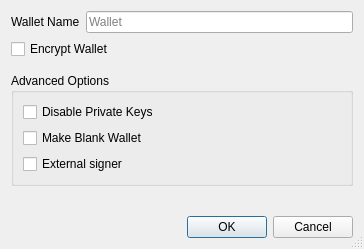
<?xml version="1.0" encoding="UTF-8"?>
<ui version="4.0">
 <class>CreateWalletDialog</class>
 <widget class="QDialog" name="CreateWalletDialog">
  <property name="geometry">
   <rect>
    <x>0</x>
    <y>0</y>
    <width>364</width>
    <height>249</height>
   </rect>
  </property>
  <property name="windowTitle">
   <string>Create Wallet</string>
  </property>
  <property name="sizeGripEnabled">
   <bool>true</bool>
  </property>
  <layout class="QVBoxLayout" name="verticalLayout">
   <item>
    <layout class="QHBoxLayout" name="horizontalLayout">
     <item>
      <widget class="QLabel" name="wallet_name_label">
       <property name="text">
        <string>Wallet Name</string>
       </property>
      </widget>
     </item>
     <item>
      <widget class="QLineEdit" name="wallet_name_line_edit">
       <property name="minimumSize">
        <size>
         <width>262</width>
         <height>0</height>
        </size>
       </property>
       <property name="placeholderText">
        <string>Wallet</string>
       </property>
      </widget>
     </item>
    </layout>
   </item>
   <item>
    <widget class="QCheckBox" name="encrypt_wallet_checkbox">
     <property name="toolTip">
      <string>Encrypt the wallet. The wallet will be encrypted with a passphrase of your choice.</string>
     </property>
     <property name="text">
      <string>Encrypt Wallet</string>
     </property>
     <property name="checked">
      <bool>false</bool>
     </property>
    </widget>
   </item>
   <item>
    <spacer name="verticalSpacer_1">
     <property name="orientation">
      <enum>Qt::Vertical</enum>
     </property>
     <property name="sizeType">
      <enum>QSizePolicy::Fixed</enum>
     </property>
     <property name="sizeHint" stdset="0">
      <size>
       <width>20</width>
       <height>8</height>
      </size>
     </property>
    </spacer>
   </item>
   <item>
    <widget class="QGroupBox" name="groupBox">
     <property name="title">
      <string>Advanced Options</string>
     </property>
     <layout class="QVBoxLayout" name="verticalLayout_groupbox">
      <item>
       <widget class="QCheckBox" name="disable_privkeys_checkbox">
        <property name="enabled">
         <bool>true</bool>
        </property>
        <property name="toolTip">
         <string>Disable private keys for this wallet. Wallets with private keys disabled will have no private keys and cannot have an HD seed or imported private keys. This is ideal for watch-only wallets.</string>
        </property>
        <property name="text">
         <string>Disable Private Keys</string>
        </property>
       </widget>
      </item>
      <item>
       <widget class="QCheckBox" name="blank_wallet_checkbox">
        <property name="toolTip">
         <string>Make a blank wallet. Blank wallets do not initially have private keys or scripts. Private keys and addresses can be imported, or an HD seed can be set, at a later time.</string>
        </property>
        <property name="text">
         <string>Make Blank Wallet</string>
        </property>
       </widget>
      </item>
      <item>
       <widget class="QCheckBox" name="external_signer_checkbox">
        <property name="toolTip">
         <string>Use an external signing device such as a hardware wallet. Configure the external signer script in wallet preferences first.</string>
        </property>
        <property name="text">
         <string>External signer</string>
        </property>
       </widget>
      </item>
     </layout>
    </widget>
   </item>
   <item>
    <spacer name="verticalSpacer_2">
     <property name="orientation">
      <enum>Qt::Vertical</enum>
     </property>
     <property name="sizeHint" stdset="0">
      <size>
       <width>20</width>
       <height>0</height>
      </size>
     </property>
    </spacer>
   </item>
   <item>
    <widget class="QDialogButtonBox" name="buttonBox">
     <property name="orientation">
      <enum>Qt::Horizontal</enum>
     </property>
     <property name="standardButtons">
      <set>QDialogButtonBox::Cancel|QDialogButtonBox::Ok</set>
     </property>
    </widget>
   </item>
  </layout>
 </widget>
 <tabstops>
  <tabstop>wallet_name_line_edit</tabstop>
  <tabstop>encrypt_wallet_checkbox</tabstop>
  <tabstop>disable_privkeys_checkbox</tabstop>
  <tabstop>blank_wallet_checkbox</tabstop>
  <tabstop>descriptor_checkbox</tabstop>
  <tabstop>external_signer_checkbox</tabstop>
 </tabstops>
 <resources/>
 <connections>
  <connection>
   <sender>buttonBox</sender>
   <signal>accepted()</signal>
   <receiver>CreateWalletDialog</receiver>
   <slot>accept()</slot>
   <hints>
    <hint type="sourcelabel">
     <x>248</x>
     <y>254</y>
    </hint>
    <hint type="destinationlabel">
     <x>157</x>
     <y>274</y>
    </hint>
   </hints>
  </connection>
  <connection>
   <sender>buttonBox</sender>
   <signal>rejected()</signal>
   <receiver>CreateWalletDialog</receiver>
   <slot>reject()</slot>
   <hints>
    <hint type="sourcelabel">
     <x>316</x>
     <y>260</y>
    </hint>
    <hint type="destinationlabel">
     <x>286</x>
     <y>274</y>
    </hint>
   </hints>
  </connection>
 </connections>
</ui>
